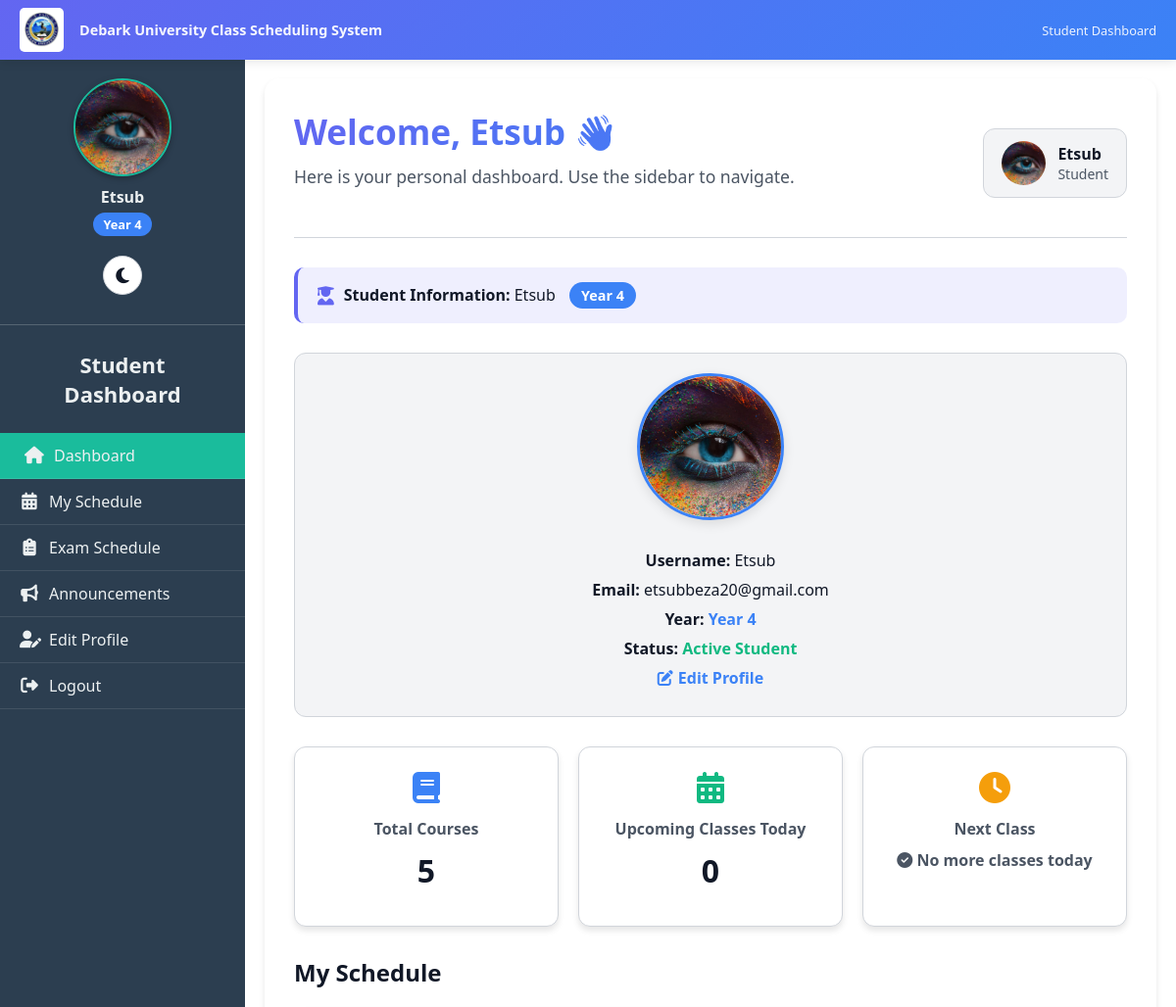
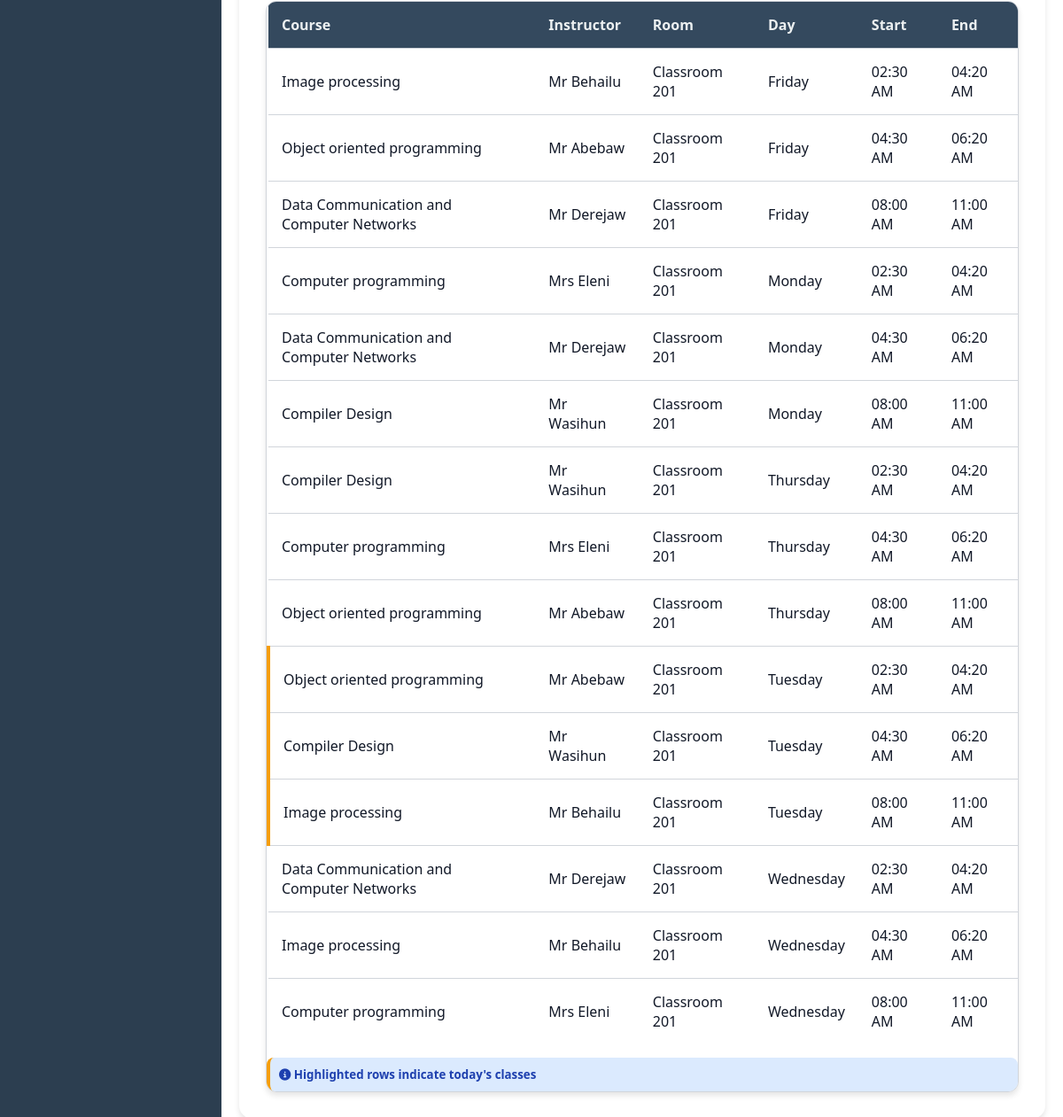
The page /student/student_dashboard.php (signed in) on the database its author committed (2 pictures, top to bottom).
### tables this page shows
CREATE TABLE `users` (
  `user_id` int(11) NOT NULL,
  `username` varchar(50) NOT NULL,
  `password` varchar(255) NOT NULL,
  `full_name` varchar(100) NOT NULL,
  `student_id` varchar(50) DEFAULT NULL,
  `email` varchar(100) DEFAULT NULL,
  `role` enum('admin','instructor','student','department_head') NOT NULL,
  `department_id` int(11) DEFAULT NULL,
  `year` varchar(10) DEFAULT NULL,
  `created_at` timestamp NOT NULL DEFAULT current_timestamp(),
  `profile_picture` varchar(255) DEFAULT NULL,
  `email_verified` tinyint(1) DEFAULT 0,
  `verification_token` varchar(255) DEFAULT NULL,
  `is_approved` tinyint(1) DEFAULT 0,
  `is_verified` tinyint(1) NOT NULL DEFAULT 0,
  `id_number` varchar(20) DEFAULT NULL
);

CREATE TABLE `schedule` (
  `schedule_id` int(11) NOT NULL,
  `course_id` int(11) NOT NULL,
  `instructor_id` int(11) NOT NULL,
  `room_id` int(11) NOT NULL,
  `academic_year` varchar(20) NOT NULL,
  `semester` enum('Fall','Spring','Summer') NOT NULL,
  `year` varchar(10) NOT NULL,
  `is_extension` tinyint(1) DEFAULT 0,
  `day` varchar(20) DEFAULT NULL,
  `start_time` time NOT NULL,
  `end_time` time NOT NULL,
  `created_at` timestamp NOT NULL DEFAULT current_timestamp(),
  `department_id` int(11) DEFAULT NULL,
  `student_group` int(11) DEFAULT 1,
  `section_number` int(11) DEFAULT 1
);

CREATE TABLE `courses` (
  `course_id` int(11) NOT NULL,
  `course_code` varchar(20) NOT NULL,
  `course_name` varchar(100) NOT NULL,
  `credit_hours` int(11) NOT NULL,
  `department_id` int(11) DEFAULT NULL,
  `created_at` timestamp NOT NULL DEFAULT current_timestamp(),
  `prerequisite` varchar(255) DEFAULT NULL,
  `category` enum('Compulsory','Elective','Optional') DEFAULT 'Compulsory',
  `contact_hours` int(11) NOT NULL DEFAULT 3,
  `lab_hours` int(11) NOT NULL DEFAULT 0,
  `tutorial_hours` int(11) NOT NULL DEFAULT 0,
  `description` text DEFAULT NULL,
  `is_freshman` tinyint(1) DEFAULT 0
);

CREATE TABLE `rooms` (
  `room_id` int(11) NOT NULL,
  `room_name` varchar(50) NOT NULL,
  `capacity` int(11) NOT NULL,
  `building` varchar(100) DEFAULT NULL,
  `is_available` tinyint(1) NOT NULL DEFAULT 1
);

### public/student/student_dashboard.php (the view, shortened to what this page needs)
<?php
require __DIR__ . '/../../includes/db.php';
include __DIR__ . '/../includes/darkmode.php';
$student_id = $_SESSION['user_id'];
$user_stmt = $pdo->prepare("SELECT username, profile_picture, email, year FROM users WHERE user_id = ?");
$user_stmt->execute([$student_id]);
$user = $user_stmt->fetch(PDO::FETCH_ASSOC);
$student_year = $user['year'] ?? '';
$year_variations = [$student_year];
if (substr($student_year, 0, 1) === 'E') {
    $year_variations[] = 'E';
    $year_variations[] = 'Extension';
    $year_variations[] = 'Ext';
    $year_variations[] = substr($student_year, 1);
} else {
    $year_variations[] = 'E' . $student_year;
}
$placeholders = str_repeat('?,', count($year_variations) - 1) . '?';
$schedules = $pdo->prepare("
    SELECT s.schedule_id, c.course_name, u.username AS instructor_name, r.room_name,
           s.academic_year, s.semester, s.day, s.start_time, s.end_time
    FROM schedule s
    JOIN courses c ON s.course_id = c.course_id
    JOIN users u ON s.instructor_id = u.user_id
    JOIN rooms r ON s.room_id = r.room_id
    JOIN enrollments e ON s.schedule_id = e.schedule_id
    WHERE e.student_id = ?
    AND s.year IN ($placeholders)
    ORDER BY s.day, s.start_time
");
$schedule_params = array_merge([$student_id], $year_variations);
$schedules->execute($schedule_params);
$my_schedule = $schedules->fetchAll();
$total_courses_stmt = $pdo->prepare("
    SELECT COUNT(DISTINCT s.course_id) AS total_courses
    FROM schedule s
    JOIN enrollments e ON s.schedule_id = e.schedule_id
    WHERE e.student_id = ?
    AND s.year IN ($placeholders)
");
$total_courses_stmt->execute($schedule_params);
$total_courses = $total_courses_stmt->fetchColumn();
$today = date('l');
$upcoming_classes_stmt = $pdo->prepare("
    SELECT COUNT(*) AS upcoming
    FROM schedule s
    JOIN enrollments e ON s.schedule_id = e.schedule_id
    WHERE e.student_id = ?
    AND s.year IN ($placeholders)
    AND s.day = ?
    AND s.start_time >= CURTIME()
");
$today_params = array_merge([$student_id], $year_variations, [$today]);
$upcoming_classes_stmt->execute($today_params);
$upcoming_classes = $upcoming_classes_stmt->fetchColumn();
$next_class_stmt = $pdo->prepare("
    SELECT c.course_name, s.start_time
    FROM schedule s
    JOIN courses c ON s.course_id = c.course_id
    JOIN enrollments e ON s.schedule_id = e.schedule_id
    WHERE e.student_id = ?
    AND s.year IN ($placeholders)
    AND s.day = ?
    AND s.start_time >= CURTIME()
    ORDER BY s.start_time ASC
    LIMIT 1
");
$next_class_stmt->execute($today_params);
$next_class = $next_class_stmt->fetch(PDO::FETCH_ASSOC);
$uploads_dir = __DIR__ . '/../uploads/';
$profile_picture = $user['profile_picture'] ?? '';
$default_profile = 'default_profile.png';
if(!empty($profile_picture)) {
    if(file_exists($uploads_dir . $profile_picture)) {
        $profile_img_path = '../uploads/' . $profile_picture;
    }
} else {
    $profile_img_path = '../assets/' . $default_profile;
}
?>
<!DOCTYPE html>
<html lang="en" data-theme="<?= $darkMode ? 'dark' : 'light' ?>">
<head>
<link rel="stylesheet" href="https://cdnjs.cloudflare.com/ajax/libs/font-awesome/6.4.0/css/all.min.css">
<link rel="stylesheet" href="../../assets/css/darkmode.css">
</head>
<body>
    <div class="university-header">
        <div class="header-left">
            <img src="../assets/images/dku logo.jpg" alt="Debark University Logo" class="dku-logo-img">
            <div class="system-title">Debark University Class Scheduling System</div>
        </div>
        <div class="header-right">
            <?php
                $page_titles = [
                    'student_dashboard.php' => 'Student Dashboard',
                    'my_schedule.php' => 'My Schedule',
                    'view_exam_schedules.php' => 'Exam Schedule',
                    'view_announcements.php' => 'Announcements',
                    'edit_profile.php' => 'Edit Profile'
                ];
                $current_page = basename($_SERVER['PHP_SELF']);
                echo htmlspecialchars($page_titles[$current_page] ?? 'Student Portal');
            ?>
        </div>
    </div>
    <div class="sidebar" id="sidebar">
        <div class="sidebar-content" id="sidebarContent">
            <div class="sidebar-profile">
                <img src="<?= htmlspecialchars($profile_img_path) ?>" alt="Profile Picture" id="sidebarProfilePic">
                <p><?= htmlspecialchars($user['username'] ?? 'Student') ?></p>
                <?php if($student_year): ?>
                    <span class="year-badge">
                        <?php
                        if(substr($student_year, 0, 1) === 'E') {
                            echo 'Ext. Year ' . substr($student_year, 1);
                        } else {
                            echo 'Year ' . $student_year;
                        }
                        ?>
                    </span>
                <?php endif; ?>
            </div>
            <h2>Student Dashboard</h2>
            <nav>
                <a href="student_dashboard.php" class="<?= $current_page=='student_dashboard.php'?'active':'' ?>">
                    <i class="fas fa-home"></i> Dashboard
                </a>
                <a href="my_schedule.php" class="<?= $current_page=='my_schedule.php'?'active':'' ?>">
                    <i class="fas fa-calendar-alt"></i> My Schedule
                </a>
                <a href="view_exam_schedules.php" class="<?= $current_page=='view_exam_schedules.php'?'active':'' ?>">
                    <i class="fas fa-clipboard-list"></i> Exam Schedule
                </a>
                <a href="view_announcements.php" class="<?= $current_page=='view_announcements.php'?'active':'' ?>">
                    <i class="fas fa-bullhorn"></i> Announcements
                </a>
                <a href="edit_profile.php" class="<?= $current_page=='edit_profile.php'?'active':'' ?>">
                    <i class="fas fa-user-edit"></i> Edit Profile
                </a>
                <a href="../logout.php">
                    <i class="fas fa-sign-out-alt"></i> Logout
                </a>
            </nav>
        </div>
    </div>
    <div class="main-content">
        <div class="content-wrapper">
            <div class="header">
                <div class="welcome-section">
                    <h1>Welcome, <?= htmlspecialchars($user['username']); ?> 👋</h1>
                    <p>Here is your personal dashboard. Use the sidebar to navigate.</p>
                </div>
                <div class="user-info">
                    <img src="<?= htmlspecialchars($profile_img_path) ?>" alt="Profile" id="headerProfilePic">
                    <div>
                        <div><?= htmlspecialchars($user['username'] ?? 'Student') ?></div>
                        <small>Student</small>
                    </div>
                </div>
            </div>
            <div class="student-info-box">
                <i class="fas fa-user-graduate"></i>
                <div>
                    <strong>Student Information:</strong>
                    <?= htmlspecialchars($user['username'] ?? 'Student') ?>
                    <span class="student-year-badge">
                        <?php
                        if($student_year) {
                            if(substr($student_year, 0, 1) === 'E') {
                                echo 'Extension Year ' . substr($student_year, 1);
                            } else {
                                echo 'Year ' . $student_year;
                            }
                        } else {
                            echo 'Year not set';
                        }
                        ?>
                    </span>
                </div>
            </div>
<div class="profile-section">
    <?php
    $profile_pic_for_display = '../assets/default_profile.png';
    if(!empty($user['profile_picture'])) {
        $uploads_base = __DIR__ . '/../uploads/';
        $profile_file = $user['profile_picture'];
        $profile_file = basename($profile_file);
        if(file_exists($uploads_base . $profile_file)) {
            $profile_pic_for_display = '../uploads/' . $profile_file;
        }
    }
    ?>
    <img src="<?= htmlspecialchars($profile_pic_for_display) ?>"
         alt="Profile Picture"
         class="profile-picture"
         id="mainProfilePic"
         onerror="this.onerror=null; this.src='../assets/default_profile.png';">
    <div class="profile-info">
        <p><strong>Username:</strong> <?= htmlspecialchars($user['username'] ?? 'Student') ?></p>
        <?php if(isset($user['email'])): ?>
            <p><strong>Email:</strong> <?= htmlspecialchars($user['email']) ?></p>
        <?php endif; ?>
        <p><strong>Year:</strong>
            <span style="color: <?= (substr($student_year, 0, 1) === 'E') ? '#8b5cf6' : '#3b82f6' ?>; font-weight: 600;">
                <?php
                if($student_year) {
                    if(substr($student_year, 0, 1) === 'E') {
                        echo 'Extension Year ' . substr($student_year, 1);
                    } else {
                        echo 'Year ' . $student_year;
                    }
                } else {
                    echo 'Not set';
                }
                ?>
            </span>
        </p>
        <p><strong>Status:</strong> <span style="color: #10b981; font-weight: 600;">Active Student</span></p>
        <p>
            <a href="edit_profile.php">
                <i class="fas fa-edit"></i> Edit Profile
            </a>
        </p>
    </div>
</div>
            <div class="stats-cards">
                <div class="stat-card">
                    <i class="fas fa-book icon" style="color: #3b82f6;"></i>
                    <h3>Total Courses</h3>
                    <div class="number"><?= $total_courses ?></div>
                </div>
                <div class="stat-card">
                    <i class="fas fa-calendar-alt icon" style="color: #10b981;"></i>
                    <h3>Upcoming Classes Today</h3>
                    <div class="number"><?= $upcoming_classes ?></div>
                </div>
                <div class="stat-card">
                    <i class="fas fa-clock icon" style="color: #f59e0b;"></i>
                    <h3>Next Class</h3>
                    <?php if($next_class): ?>
                        <div class="number" style="font-size: 1.2rem;">
                            <?= htmlspecialchars($next_class['course_name']) ?>
                        </div>
                        <div style="color: var(--text-secondary); font-size: 0.9rem;" class="next-class-info">
                            <i class="fas fa-clock"></i> at <?= date('h:i A', strtotime($next_class['start_time'])) ?>
                        </div>
                        <div id="countdown" style="color: #ef4444; font-size: 0.8rem; margin-top: 5px;"></div>
                        <script>
                            const startTime = "<?= date('H:i:s', strtotime($next_class['start_time'])) ?>";
                            let todayDate = new Date().toISOString().split('T')[0];
                            const classDateTime = new Date(todayDate + "T" + startTime);
                            function updateCountdown(){
                                const now = new Date();
                                const diff = classDateTime - now;
                                if(diff <= 0){
                                    document.getElementById('countdown').innerText = "Class is starting now!";
                                    clearInterval(timerInterval);
                                    return;
                                }
                                const hours = Math.floor(diff/(1000*60*60));
                                const minutes = Math.floor((diff % (1000*60*60))/(1000*60));
                                const seconds = Math.floor((diff % (1000*60))/1000);
                                document.getElementById('countdown').innerText = `Starts in: ${hours}h ${minutes}m ${seconds}s`;
                            }
                            updateCountdown();
                            const timerInterval = setInterval(updateCountdown,1000);
                        </script>
                    <?php else: ?>
                        <div class="number" style="font-size: 1rem; color: var(--text-secondary);">
                            <i class="fas fa-check-circle"></i> No more classes today
                        </div>
                    <?php endif; ?>
                </div>
            </div>
<div class="schedule-section">
    <h2 style="margin-bottom: 20px; color: var(--text-primary);">My Schedule</h2>
    <div class="table-container">
        <?php
        $hasTodayClass = false;
        $today = date('l');
        if(!empty($my_schedule)):
        ?>
            <table class="schedule-table">
                <thead>
                    <tr>
                        <th>Course</th>
                        <th>Instructor</th>
                        <th>Room</th>
                        <th>Day</th>
                        <th>Start</th>
                        <th>End</th>
                    </tr>
                </thead>
                <tbody>
                <?php foreach($my_schedule as $s):
                    $todayClass = ($s['day'] === $today) ? 'today-row' : '';
                    if($s['day'] === $today) $hasTodayClass = true;
                ?>
                    <tr class="<?= $todayClass ?>">
                        <td><?= htmlspecialchars($s['course_name']) ?></td>
                        <td><?= htmlspecialchars($s['instructor_name']) ?></td>
                        <td><?= htmlspecialchars($s['room_name']) ?></td>
                        <td><?= htmlspecialchars($s['day']) ?></td>
                        <td><?= date('h:i A', strtotime($s['start_time'])) ?></td>
                        <td><?= date('h:i A', strtotime($s['end_time'])) ?></td>
                    </tr>
                <?php endforeach; ?>
                </tbody>
            </table>
            <?php if($hasTodayClass): ?>
            <div style="margin-top: 15px; padding: 10px; background: var(--info-bg); border-radius: 8px; border-left: 4px solid #f59e0b;">
                <small style="color: var(--info-text); font-weight: 600;">
                    <i class="fas fa-info-circle"></i> Highlighted rows indicate today's classes
                </small>
            </div>
            <?php endif; ?>
        <?php endif; ?>
    </div>
</div>
</body>
</html>

### rows shown on the page
users: profile_picture (picture), username "Etsub", year "4", email "etsubbeza20@gmail.com"
schedule: course.course_name "Image processing", instructor.username "Mr Behailu", room.room_name "Classroom 201", day "Friday", start_time "02:30 AM", end_time "04:20 AM"
schedule: course.course_name "Object oriented programming", instructor.username "Mr Abebaw", room.room_name "Classroom 201", day "Friday", start_time "04:30 AM", end_time "06:20 AM"
schedule: course.course_name "Data Communication and Computer Networks", instructor.username "Mr Derejaw", room.room_name "Classroom 201", day "Friday", start_time "08:00 AM", end_time "11:00 AM"
schedule: course.course_name "Computer programming", instructor.username "Mrs Eleni", room.room_name "Classroom 201", day "Monday", start_time "02:30 AM", end_time "04:20 AM"
schedule: course.course_name "Data Communication and Computer Networks", instructor.username "Mr Derejaw", room.room_name "Classroom 201", day "Monday", start_time "04:30 AM", end_time "06:20 AM"
schedule: course.course_name "Compiler Design", instructor.username "Mr Wasihun", room.room_name "Classroom 201", day "Monday", start_time "08:00 AM", end_time "11:00 AM"
schedule: course.course_name "Compiler Design", instructor.username "Mr Wasihun", room.room_name "Classroom 201", day "Thursday", start_time "02:30 AM", end_time "04:20 AM"
schedule: course.course_name "Computer programming", instructor.username "Mrs Eleni", room.room_name "Classroom 201", day "Thursday", start_time "04:30 AM", end_time "06:20 AM"
schedule: course.course_name "Object oriented programming", instructor.username "Mr Abebaw", room.room_name "Classroom 201", day "Thursday", start_time "08:00 AM", end_time "11:00 AM"
schedule: course.course_name "Object oriented programming", instructor.username "Mr Abebaw", room.room_name "Classroom 201", day "Tuesday", start_time "02:30 AM", end_time "04:20 AM"
schedule: course.course_name "Compiler Design", instructor.username "Mr Wasihun", room.room_name "Classroom 201", day "Tuesday", start_time "04:30 AM", end_time "06:20 AM"
schedule: course.course_name "Image processing", instructor.username "Mr Behailu", room.room_name "Classroom 201", day "Tuesday", start_time "08:00 AM", end_time "11:00 AM"
schedule: course.course_name "Data Communication and Computer Networks", instructor.username "Mr Derejaw", room.room_name "Classroom 201", day "Wednesday", start_time "02:30 AM", end_time "04:20 AM"
schedule: course.course_name "Image processing", instructor.username "Mr Behailu", room.room_name "Classroom 201", day "Wednesday", start_time "04:30 AM", end_time "06:20 AM"
schedule: course.course_name "Computer programming", instructor.username "Mrs Eleni", room.room_name "Classroom 201", day "Wednesday", start_time "08:00 AM", end_time "11:00 AM"

### other values the page prints
$page_titles[$current_page] "Student Dashboard"
$total_courses "5"
$upcoming_classes "0"
